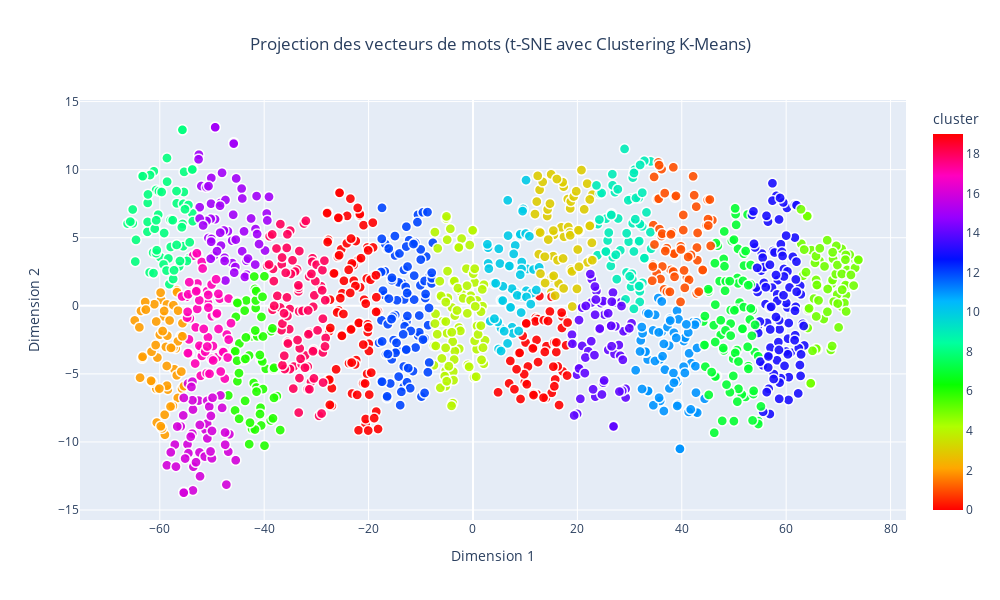

Notebook code cell kept with this figure:
### Code cell
from sklearn.preprocessing import StandardScaler
from sklearn.manifold import TSNE
from sklearn.cluster import KMeans
import pandas as pd
import plotly.express as px

# Normalisation des vecteurs
scaler = StandardScaler()
vectors_normalized = scaler.fit_transform(vectors)

# Réduction des vecteurs à 2 dimensions avec t-SNE
tsne = TSNE(n_components=2, random_state=42, perplexity=30, n_iter=1000)
word_vectors_2d = tsne.fit_transform(vectors_normalized)

# Appliquer le clustering K-Means
n_clusters = 20
kmeans = KMeans(n_clusters=n_clusters, random_state=42)
clusters = kmeans.fit_predict(word_vectors_2d)

# Préparer les données pour le graphique
df = pd.DataFrame(word_vectors_2d, columns=['Dim1', 'Dim2'])  # Dimensions réduites avec t-SNE
df['word'] = words  # Ajouter les mots correspondants
df['cluster'] = clusters  # Ajouter les labels des clusters

# Créer le graphique interactif
fig = px.scatter(
    df,
    x='Dim1',
    y='Dim2',
    color='cluster',  # Utiliser les clusters pour la coloration
    hover_name='word',  # Afficher le mot lors du survol
    title="Projection des vecteurs de mots (t-SNE avec Clustering K-Means)",
    labels={'Dim1': 'Dimension 1', 'Dim2': 'Dimension 2'},
    color_continuous_scale='hsv',  # Choisir une palette de couleurs
    category_orders={"cluster": [str(i) for i in range(n_clusters)]},  # Assurez-vous que les clusters sont dans un ordre compréhensible
    width=1000,
    height=600
)

# Personnaliser les points
fig.update_traces(marker=dict(size=10, opacity=0.9, line=dict(width=1.5, color='white')))

# Ajouter un titre pour la légende des clusters
fig.update_layout(
    legend_title="Clusters",
    title_x=0.5,  # Centrer le titre
)

# Afficher le graphique
fig.show()

### Figure 1 — Plotly figure (JSON) as saved in the notebook; plotly's stock layout.template omitted (floating-point values rounded to 4 significant figures; data arrays with more than 128 entries replaced by an {"elided": "..."} marker saying what was removed)
{"data": [{"hovertemplate": "<b>%{hovertext}</b><br><br>Dimension 1=%{x}<br>Dimension 2=%{y}<br>cluster=%{marker.color}<extra></extra>", "hovertext": {"elided": "1338 str values"}, "legendgroup": "", "marker": {"color": {"elided": "1338 int values"}, "coloraxis": "coloraxis", "line": {"color": "white", "width": 1.5}, "opacity": 0.9, "size": 10, "symbol": "circle"}, "mode": "markers", "name": "", "showlegend": false, "type": "scattergl", "x": {"elided": "1338 float values"}, "xaxis": "x", "y": {"elided": "1338 float values"}, "yaxis": "y"}], "layout": {"coloraxis": {"colorbar": {"title": {"text": "cluster"}}, "colorscale": [[0, "#ff0000"], [0.1111, "#ffa700"], [0.2222, "#afff00"], [0.3333, "#08ff00"], [0.4444, "#00ff9f"], [0.5556, "#00b7ff"], [0.6667, "#0010ff"], [0.7778, "#9700ff"], [0.8889, "#ff00bf"], [1, "#ff0000"]]}, "height": 600, "legend": {"title": {"text": "Clusters"}, "tracegroupgap": 0}, "title": {"text": "Projection des vecteurs de mots (t-SNE avec Clustering K-Means)", "x": 0.5}, "width": 1000, "xaxis": {"anchor": "y", "domain": [0, 1], "title": {"text": "Dimension 1"}}, "yaxis": {"anchor": "x", "domain": [0, 1], "title": {"text": "Dimension 2"}}}}
